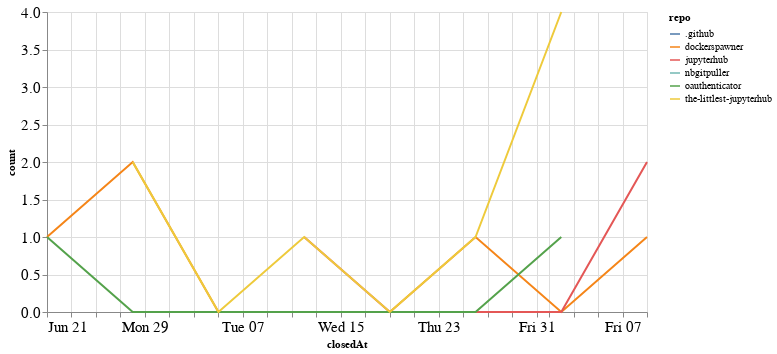

Notebook code for this chart:
### Code cell
closed_by_time = closed_by.groupby('repo').resample('W', on='closedAt').count()['author'].reset_index()
closed_by_time = closed_by_time.rename(columns={'author': 'count'})

alt.Chart(closed_by_time, width=600).mark_line().encode(
    x='closedAt',
    y='count',
    color='repo',
    tooltip="repo"
)

### Figure 1 — Vega-Lite specification as saved in the notebook (floating-point values rounded to 4 significant figures)
{"config": {"axisLeft": {"labelFontSize": 15}, "axisBottom": {"labelFontSize": 15}}, "data": {"name": "data-3be2d8a5a05d57fc860de156657ece9b"}, "mark": "line", "encoding": {"color": {"type": "nominal", "field": "repo"}, "tooltip": {"type": "nominal", "field": "repo"}, "x": {"type": "temporal", "field": "closedAt"}, "y": {"type": "quantitative", "field": "count"}}, "width": 600, "$schema": "https://vega.github.io/schema/vega-lite/v4.8.1.json", "datasets": {"data-3be2d8a5a05d57fc860de156657ece9b": [{"repo": ".github", "closedAt": "2020-08-02T00:00:00", "count": 1}, {"repo": "dockerspawner", "closedAt": "2020-06-21T00:00:00", "count": 1}, {"repo": "dockerspawner", "closedAt": "2020-06-28T00:00:00", "count": 2}, {"repo": "dockerspawner", "closedAt": "2020-07-05T00:00:00", "count": 0}, {"repo": "dockerspawner", "closedAt": "2020-07-12T00:00:00", "count": 0}, {"repo": "dockerspawner", "closedAt": "2020-07-19T00:00:00", "count": 0}, {"repo": "dockerspawner", "closedAt": "2020-07-26T00:00:00", "count": 1}, {"repo": "dockerspawner", "closedAt": "2020-08-02T00:00:00", "count": 0}, {"repo": "dockerspawner", "closedAt": "2020-08-09T00:00:00", "count": 1}, {"repo": "jupyterhub", "closedAt": "2020-07-12T00:00:00", "count": 1}, {"repo": "jupyterhub", "closedAt": "2020-07-19T00:00:00", "count": 0}, {"repo": "jupyterhub", "closedAt": "2020-07-26T00:00:00", "count": 0}, {"repo": "jupyterhub", "closedAt": "2020-08-02T00:00:00", "count": 0}, {"repo": "jupyterhub", "closedAt": "2020-08-09T00:00:00", "count": 2}, {"repo": "nbgitpuller", "closedAt": "2020-07-19T00:00:00", "count": 1}, {"repo": "oauthenticator", "closedAt": "2020-06-21T00:00:00", "count": 1}, {"repo": "oauthenticator", "closedAt": "2020-06-28T00:00:00", "count": 0}, {"repo": "oauthenticator", "closedAt": "2020-07-05T00:00:00", "count": 0}, {"repo": "oauthenticator", "closedAt": "2020-07-12T00:00:00", "count": 0}, {"repo": "oauthenticator", "closedAt": "2020-07-19T00:00:00", "count": 0}, {"repo": "oauthenticator", "closedAt": "2020-07-26T00:00:00", "count": 0}, {"repo": "oauthenticator", "closedAt": "2020-08-02T00:00:00", "count": 1}, {"repo": "the-littlest-jupyterhub", "closedAt": "2020-06-28T00:00:00", "count": 2}, {"repo": "the-littlest-jupyterhub", "closedAt": "2020-07-05T00:00:00", "count": 0}, {"repo": "the-littlest-jupyterhub", "closedAt": "2020-07-12T00:00:00", "count": 1}, {"repo": "the-littlest-jupyterhub", "closedAt": "2020-07-19T00:00:00", "count": 0}, {"repo": "the-littlest-jupyterhub", "closedAt": "2020-07-26T00:00:00", "count": 1}, {"repo": "the-littlest-jupyterhub", "closedAt": "2020-08-02T00:00:00", "count": 4}]}}
